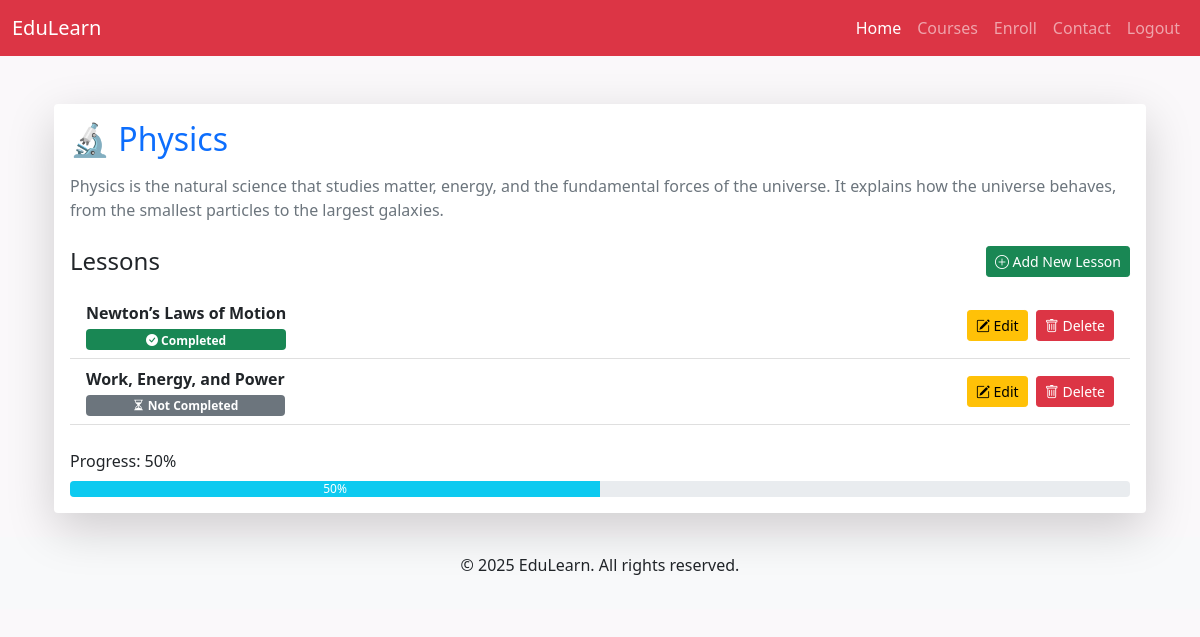
The page /courses/1/ (signed in) on the database its author committed.
### courses/models.py (models this page shows, shortened)
class Course(models.Model):
    title = models.CharField(max_length=200)
    description = models.TextField()
    duration = models.IntegerField(help_text="Duration in hours")
    thumbnail = models.ImageField(upload_to='course_thumbnails/', null=True, blank=True)
    created_at = models.DateTimeField(auto_now_add=True)

class Lesson(models.Model):
    course = models.ForeignKey(
        Course, on_delete=models.CASCADE, related_name='lessons')
    title = models.CharField(max_length=200)
    content = models.TextField()
    video_url = models.URLField(null=True, blank=True)
    completion_status = models.BooleanField(default=False)

### courses/views.py (the view)
# urls.py: path('courses/<int:course_id>/', CourseDetailView.as_view(), name='course_detail'),
class CourseDetailView(LoginRequiredMixin, DetailView):
    model = Course
    template_name = 'courses/course_detail.html'
    context_object_name = 'course'
    pk_url_kwarg = 'course_id'
    def get_context_data(self, **kwargs):
        context = super().get_context_data(**kwargs)
        course = self.get_object()
        lessons = course.lessons.all()
        enrolled_students = Student.objects.filter(
            user=self.request.user,
            enrolled_courses=course
        )
        student = enrolled_students.first()
        total = lessons.count()
        completed = student.completed_lessons.filter(
            course=course).count() if student else 0
        progress = int((completed / total) * 100) if total > 0 else 0
        context.update({
            'lessons': lessons,
            'student': student,
            'progress': progress,
        })
        return context

### template/courses/course_detail.html (shortened to what this page needs)
{% extends "courses/base.html" %}
{% block content %}
<div class="container mt-5">
    <div class="card shadow-lg border-0">
        <div class="card-body">
            <h2 class="card-title mb-3 text-primary">{{ course.title }}</h2>
            <p class="card-text text-muted">{{ course.description }}</p>
            <div class="d-flex justify-content-between align-items-center mt-4">
                <h4 class="mb-0">Lessons</h4>
                <a href="{% url 'courses:lesson_create' %}" class="btn btn-success btn-sm">
                    <i class="bi bi-plus-circle"></i> Add New Lesson
                </a>
            </div>
            {% if lessons %}
            <ul class="list-group list-group-flush mt-3">
                {% for lesson in lessons %}
                <li class="list-group-item d-flex justify-content-between align-items-center">
                    <div class="d-flex flex-column">
                        <strong>{{ lesson.title }}</strong>
                        {% if student and lesson in student.completed_lessons.all %}
                        <span class="badge bg-success mt-1"><i class="bi bi-check-circle-fill"></i> Completed</span>
                        {% else %}
                        <span class="badge bg-secondary mt-1"><i class="bi bi-hourglass-split"></i> Not Completed</span>
                        {% endif %}
                    </div>
                    <div>
                        <a href="{% url 'courses:lesson_update' lesson.id %}" class="btn btn-warning btn-sm me-1">
                            <i class="bi bi-pencil-square"></i> Edit
                        </a>
                        <button class="btn btn-danger btn-sm" data-bs-toggle="modal"
                            data-bs-target="#deleteModal{{ lesson.id }}">
                            <i class="bi bi-trash"></i> Delete
                        </button>
                    </div>
                </li>
                {% endfor %}
            </ul>
            <div class="mt-4">
                <label class="form-label fw-semibold">Progress: {{ progress }}%</label>
                <div class="progress">
                    <div class="progress-bar bg-info" role="progressbar" style="width: {{ progress }}%;"
                        aria-valuenow="{{ progress }}" aria-valuemin="0" aria-valuemax="100">
                        {{ progress }}%
                    </div>
                </div>
            </div>
            {% else %}
            <div class="alert alert-info mt-3 text-center">
                No lessons available for this course yet.
            </div>
            {% endif %}
        </div>
    </div>
</div>
{% endblock %}

### template/courses/base.html (style rules this page uses)
body { background-color: #faf8fa; }

### rows shown on the page
Course: title "🔬 Physics", description "Physics is the natural science that studies matter, energy, and the fundamental forces of the universe. It explains how the universe behaves, from the smallest particles to the largest galaxies."
Lesson: title "Newton’s Laws of Motion", shows "Completed"
Lesson: title "Work, Energy, and Power", shows "Not Completed"

### other values the page prints
{{ progress }} "50"
